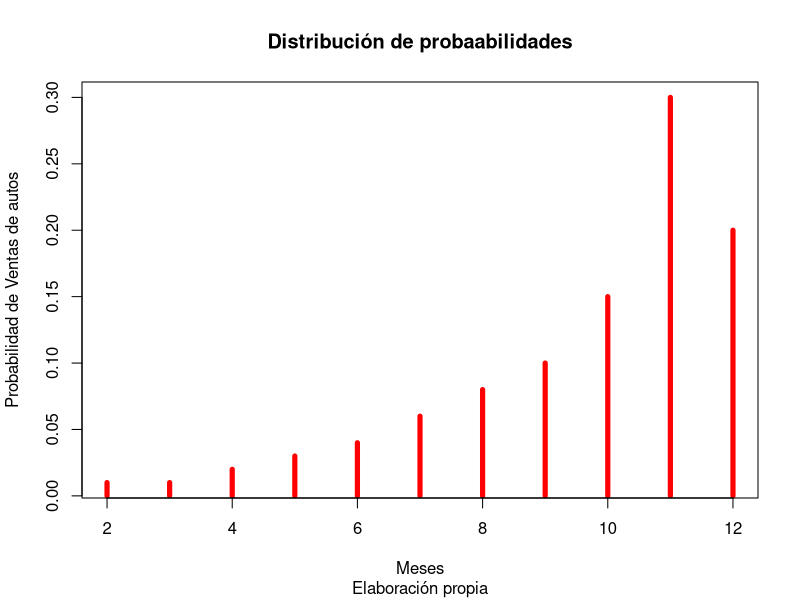

R code for this plot:
## ---- chunk 1
x = seq(2,12,1)

y = c(0.01, 0.01, 0.02, 0.03, 0.04, 0.06, 0.08, 0.10, 0.15, 0.30, 0.20)

plot(x, y, 
     type="h",
     lwd=5,
     col="red",
     main="Distribución de probaabilidades",
     xlab="Meses",
     ylab="Probabilidad de Ventas de autos",
     sub="Elaboración propia")


## ---- chunk 2
Prob.Acumulada = c(0.01, 0.02, 0.04, 0.07, 0.11, 0.17, 0.25, 0.35, 0.50, 0.80, 1.00)
data= data.frame(x,y, Prob.Acumulada)
